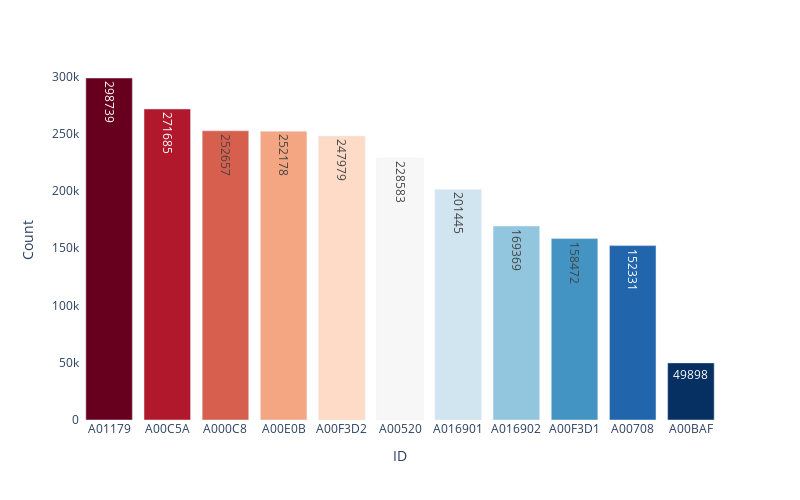

This figure's notebook cell:
### Code cell
# Entries by participant
s = df['ID'].value_counts() 
count = pd.DataFrame({'ID':s.index, 'Count':s.values})
fig = px.bar(count, y='Count', x='ID', text = 'Count', color = 'ID', color_discrete_sequence=px.colors.sequential.RdBu, width=800, height=500)
fig.update_layout(paper_bgcolor='rgba(0,0,0,0)', plot_bgcolor='rgba(0,0,0,0)', showlegend=False)
fig.show()

### Figure 1 — Plotly figure (JSON) as saved in the notebook; plotly's stock layout.template omitted (floating-point values rounded to 4 significant figures)
{"data": [{"alignmentgroup": "True", "hovertemplate": "ID=%{x}<br>Count=%{text}<extra></extra>", "legendgroup": "A01179", "marker": {"color": "rgb(103,0,31)", "pattern": {"shape": ""}}, "name": "A01179", "offsetgroup": "A01179", "orientation": "v", "showlegend": true, "text": [298739], "textposition": "auto", "type": "bar", "x": ["A01179"], "xaxis": "x", "y": [298739], "yaxis": "y"}, {"alignmentgroup": "True", "hovertemplate": "ID=%{x}<br>Count=%{text}<extra></extra>", "legendgroup": "A00C5A", "marker": {"color": "rgb(178,24,43)", "pattern": {"shape": ""}}, "name": "A00C5A", "offsetgroup": "A00C5A", "orientation": "v", "showlegend": true, "text": [271685], "textposition": "auto", "type": "bar", "x": ["A00C5A"], "xaxis": "x", "y": [271685], "yaxis": "y"}, {"alignmentgroup": "True", "hovertemplate": "ID=%{x}<br>Count=%{text}<extra></extra>", "legendgroup": "A000C8", "marker": {"color": "rgb(214,96,77)", "pattern": {"shape": ""}}, "name": "A000C8", "offsetgroup": "A000C8", "orientation": "v", "showlegend": true, "text": [252657], "textposition": "auto", "type": "bar", "x": ["A000C8"], "xaxis": "x", "y": [252657], "yaxis": "y"}, {"alignmentgroup": "True", "hovertemplate": "ID=%{x}<br>Count=%{text}<extra></extra>", "legendgroup": "A00E0B", "marker": {"color": "rgb(244,165,130)", "pattern": {"shape": ""}}, "name": "A00E0B", "offsetgroup": "A00E0B", "orientation": "v", "showlegend": true, "text": [252178], "textposition": "auto", "type": "bar", "x": ["A00E0B"], "xaxis": "x", "y": [252178], "yaxis": "y"}, {"alignmentgroup": "True", "hovertemplate": "ID=%{x}<br>Count=%{text}<extra></extra>", "legendgroup": "A00F3D2", "marker": {"color": "rgb(253,219,199)", "pattern": {"shape": ""}}, "name": "A00F3D2", "offsetgroup": "A00F3D2", "orientation": "v", "showlegend": true, "text": [247979], "textposition": "auto", "type": "bar", "x": ["A00F3D2"], "xaxis": "x", "y": [247979], "yaxis": "y"}, {"alignmentgroup": "True", "hovertemplate": "ID=%{x}<br>Count=%{text}<extra></extra>", "legendgroup": "A00520", "marker": {"color": "rgb(247,247,247)", "pattern": {"shape": ""}}, "name": "A00520", "offsetgroup": "A00520", "orientation": "v", "showlegend": true, "text": [228583], "textposition": "auto", "type": "bar", "x": ["A00520"], "xaxis": "x", "y": [228583], "yaxis": "y"}, {"alignmentgroup": "True", "hovertemplate": "ID=%{x}<br>Count=%{text}<extra></extra>", "legendgroup": "A016901", "marker": {"color": "rgb(209,229,240)", "pattern": {"shape": ""}}, "name": "A016901", "offsetgroup": "A016901", "orientation": "v", "showlegend": true, "text": [201445], "textposition": "auto", "type": "bar", "x": ["A016901"], "xaxis": "x", "y": [201445], "yaxis": "y"}, {"alignmentgroup": "True", "hovertemplate": "ID=%{x}<br>Count=%{text}<extra></extra>", "legendgroup": "A016902", "marker": {"color": "rgb(146,197,222)", "pattern": {"shape": ""}}, "name": "A016902", "offsetgroup": "A016902", "orientation": "v", "showlegend": true, "text": [169369], "textposition": "auto", "type": "bar", "x": ["A016902"], "xaxis": "x", "y": [169369], "yaxis": "y"}, {"alignmentgroup": "True", "hovertemplate": "ID=%{x}<br>Count=%{text}<extra></extra>", "legendgroup": "A00F3D1", "marker": {"color": "rgb(67,147,195)", "pattern": {"shape": ""}}, "name": "A00F3D1", "offsetgroup": "A00F3D1", "orientation": "v", "showlegend": true, "text": [158472], "textposition": "auto", "type": "bar", "x": ["A00F3D1"], "xaxis": "x", "y": [158472], "yaxis": "y"}, {"alignmentgroup": "True", "hovertemplate": "ID=%{x}<br>Count=%{text}<extra></extra>", "legendgroup": "A00708", "marker": {"color": "rgb(33,102,172)", "pattern": {"shape": ""}}, "name": "A00708", "offsetgroup": "A00708", "orientation": "v", "showlegend": true, "text": [152331], "textposition": "auto", "type": "bar", "x": ["A00708"], "xaxis": "x", "y": [152331], "yaxis": "y"}, {"alignmentgroup": "True", "hovertemplate": "ID=%{x}<br>Count=%{text}<extra></extra>", "legendgroup": "A00BAF", "marker": {"color": "rgb(5,48,97)", "pattern": {"shape": ""}}, "name": "A00BAF", "offsetgroup": "A00BAF", "orientation": "v", "showlegend": true, "text": [49898], "textposition": "auto", "type": "bar", "x": ["A00BAF"], "xaxis": "x", "y": [49898], "yaxis": "y"}], "layout": {"barmode": "relative", "height": 500, "legend": {"title": {"text": "ID"}, "tracegroupgap": 0}, "margin": {"t": 60}, "paper_bgcolor": "rgba(0,0,0,0)", "plot_bgcolor": "rgba(0,0,0,0)", "showlegend": false, "width": 800, "xaxis": {"anchor": "y", "categoryarray": ["A01179", "A00C5A", "A000C8", "A00E0B", "A00F3D2", "A00520", "A016901", "A016902", "A00F3D1", "A00708", "A00BAF"], "categoryorder": "array", "domain": [0, 1], "title": {"text": "ID"}}, "yaxis": {"anchor": "x", "domain": [0, 1], "title": {"text": "Count"}}}}
